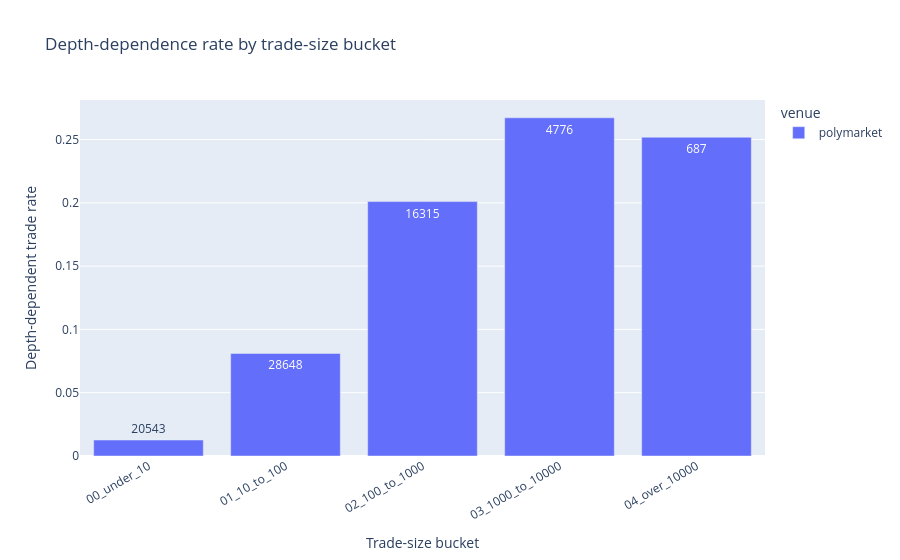

Notebook code for this chart:
### Markdown cell above
### 6.3 How does depth-dependence correlate with trade size?

Bucket fresh trades by size and compute the depth-dependence rate in each bucket. This identifies where level-1-only simulation starts to understate fills materially.

### Code cell
size_buckets = con.sql("""
    SELECT
        venue,
        CASE
            WHEN trade_size < 10 THEN '00_under_10'
            WHEN trade_size < 100 THEN '01_10_to_100'
            WHEN trade_size < 1000 THEN '02_100_to_1000'
            WHEN trade_size < 10000 THEN '03_1000_to_10000'
            ELSE '04_over_10000'
        END AS size_bucket,
        COUNT(*) AS trades,
        SUM(depth_required) AS depth_trades,
        SUM(depth_required)::DOUBLE / COUNT(*) AS depth_rate
    FROM depth_trade_classified
    WHERE level_1_size IS NOT NULL
    GROUP BY venue, size_bucket
    ORDER BY venue, size_bucket
""").fetchdf()

display(size_buckets)

if len(size_buckets) == 0:
    print("No fresh trades with level-1 size available for size-bucket analysis.")
else:
    fig = px.bar(
        size_buckets,
        x="size_bucket",
        y="depth_rate",
        color="venue",
        barmode="group",
        text="trades",
        title="Depth-dependence rate by trade-size bucket",
        labels={
            "size_bucket": "Trade-size bucket",
            "depth_rate": "Depth-dependent trade rate",
            "trades": "Trades",
        },
    )
    fig.update_layout(xaxis_tickangle=-30)
    fig.show()

### Figure 1 — Plotly figure (JSON) as saved in the notebook; plotly's stock layout.template omitted (floating-point values rounded to 4 significant figures)
{"data": [{"alignmentgroup": "True", "hovertemplate": "venue=polymarket<br>Trade-size bucket=%{x}<br>Depth-dependent trade rate=%{y}<br>Trades=%{text}<extra></extra>", "legendgroup": "polymarket", "marker": {"color": "#636efa", "pattern": {"shape": ""}}, "name": "polymarket", "offsetgroup": "polymarket", "orientation": "v", "showlegend": true, "text": [20540.0, 28650.0, 16320.0, 4776.0, 687.0], "textposition": "auto", "x": ["00_under_10", "01_10_to_100", "02_100_to_1000", "03_1000_to_10000", "04_over_10000"], "xaxis": "x", "y": [0.01261, 0.08098, 0.201, 0.2672, 0.2518], "yaxis": "y", "type": "bar"}], "layout": {"xaxis": {"anchor": "y", "domain": [0.0, 1.0], "title": {"text": "Trade-size bucket"}, "tickangle": -30}, "yaxis": {"anchor": "x", "domain": [0.0, 1.0], "title": {"text": "Depth-dependent trade rate"}}, "legend": {"title": {"text": "venue"}, "tracegroupgap": 0}, "title": {"text": "Depth-dependence rate by trade-size bucket"}, "barmode": "group"}}
